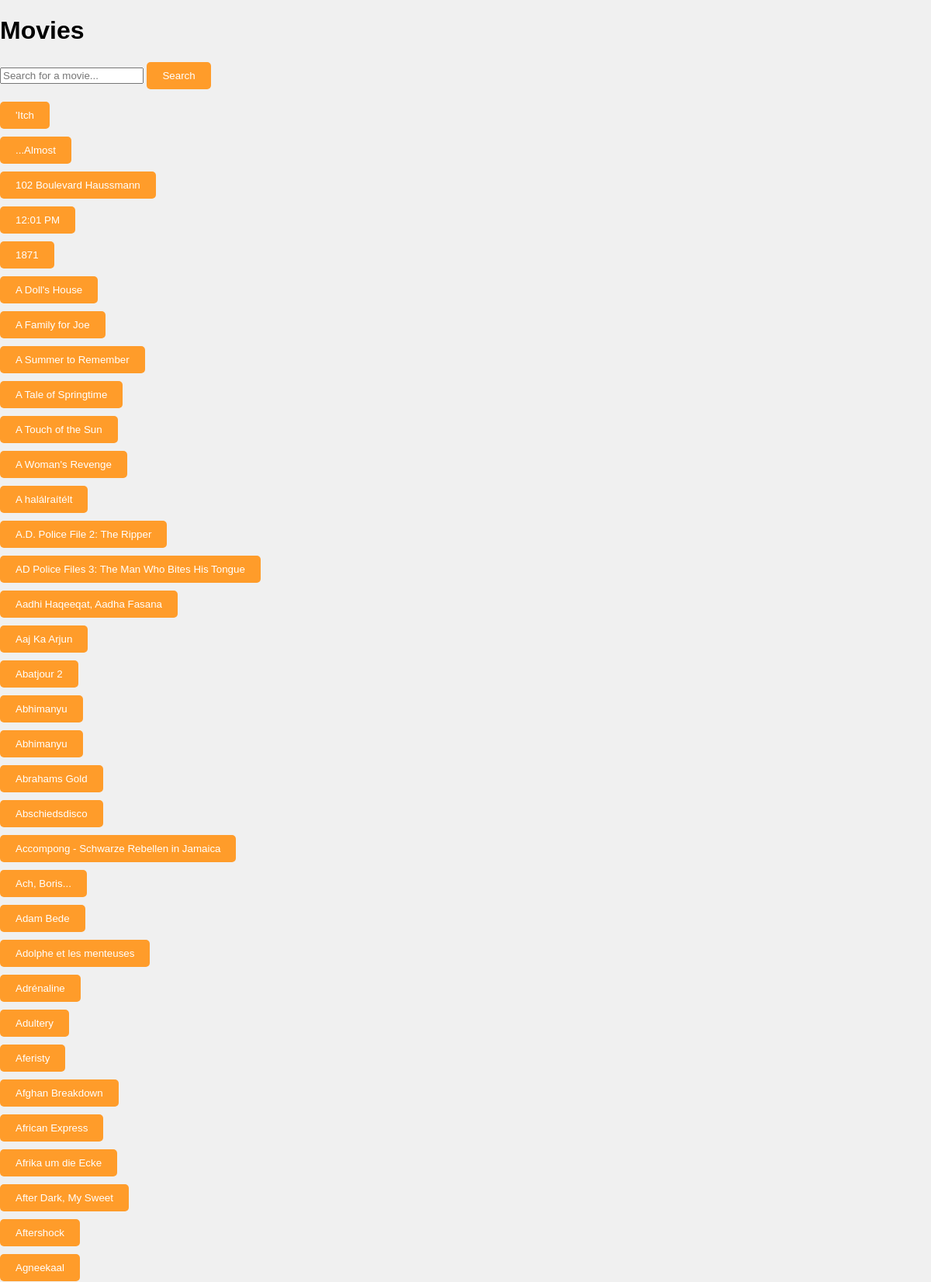
The app's page /ntuaflix_api/title (upper part) with its own data.
### myApp/models.py (models this page shows)
class Movies(models.Model):
  IS_ADULT_CHOICES = [
    (0, 'False'),
    (1, 'True')
  ]
  TITLE_TYPE_CHOICES = [
    ('short', 'short'),
    ('movie', 'movie'),
    ('tvEpisode', 'tvEpisode'),
    ]
  tconst = models.CharField(max_length=255, unique=True, primary_key=True)
  titleType = models.CharField(max_length=20, choices=TITLE_TYPE_CHOICES, null=False)
  primaryTitle = models.CharField(max_length=255, null=False)
  originalTitle = models.CharField(max_length=255, null=False)
  isAdult = models.BooleanField(choices=IS_ADULT_CHOICES, default=0)
  startYear = models.CharField(max_length=255, null=False, blank=False)
  endYear = models.CharField(max_length=255, default='\\N', null=True, blank=True)
  runtimeMinutes = models.PositiveIntegerField(default="\\N",null=True, blank=True)
  genres = models.CharField(max_length=255,default="\\N", null=True, blank=True)
  img_url_asset = models.URLField(max_length=2000, default="\\N", blank=True, null=True)

### myApp/views.py (the view)
# urls.py: path("title", views.titles, name="titles"),
def titles(request):
    titles = Movies.objects.all().order_by('primaryTitle').values()
    template = loader.get_template('titles.html')
    context = {
        'titles': titles
    }
    return HttpResponse(template.render(context, request))

### myApp/templates/titles.html (shortened to what this page needs)
<!DOCTYPE html>
<html>
<head>
</head>
<body>
<h1>Movies</h1>
<form action="{% url 'search_title' %}" method="get">
    <input type="text" name="query" placeholder="Search for a movie...">
    <button type="submit">Search</button>
  </form>
<ul class="movie-list">
  {% for x in titles %}
  <li>
    <button onclick="location.href='title/{{ x.tconst }}'">{{ x.primaryTitle }}</button>
  </li>
  {% endfor %}
</ul>
</body>
</html>

### myApp/templates/titles.html (style rules this page uses)
body { font-family: Arial, sans-serif; margin: 0; padding: 0; background: #f0f0f0; }
button { padding: 10px 20px; border: none; border-radius: 5px; background-color: #ff9c2a; color: white; cursor: pointer; }
.movie-list { list-style-type: none; padding: 0; }
.movie-list li { margin-bottom: 10px; }

### records on screen
Movies: primaryTitle "'Itch"
Movies: primaryTitle "...Almost"
Movies: primaryTitle "102 Boulevard Haussmann"
Movies: primaryTitle "12:01 PM"
Movies: primaryTitle "1871"
Movies: primaryTitle "A Doll's House"
Movies: primaryTitle "A Family for Joe"
Movies: primaryTitle "A Summer to Remember"
Movies: primaryTitle "A Tale of Springtime"
Movies: primaryTitle "A Touch of the Sun"
Movies: primaryTitle "A Woman's Revenge"
Movies: primaryTitle "A halálraítélt"
Movies: primaryTitle "A.D. Police File 2: The Ripper"
Movies: primaryTitle "AD Police Files 3: The Man Who Bites His Tongue"
Movies: primaryTitle "Aadhi Haqeeqat, Aadha Fasana"
Movies: primaryTitle "Aaj Ka Arjun"
Movies: primaryTitle "Abatjour 2"
Movies: primaryTitle "Abhimanyu"
Movies: primaryTitle "Abhimanyu"
Movies: primaryTitle "Abrahams Gold"
Movies: primaryTitle "Abschiedsdisco"
Movies: primaryTitle "Accompong - Schwarze Rebellen in Jamaica"
Movies: primaryTitle "Ach, Boris..."
Movies: primaryTitle "Adam Bede"
Movies: primaryTitle "Adolphe et les menteuses"
Movies: primaryTitle "Adrénaline"
Movies: primaryTitle "Adultery"
Movies: primaryTitle "Aferisty"
Movies: primaryTitle "Afghan Breakdown"
Movies: primaryTitle "African Express"
Movies: primaryTitle "Afrika um die Ecke"
Movies: primaryTitle "After Dark, My Sweet"
Movies: primaryTitle "Aftershock"
Movies: primaryTitle "Agneekaal"
